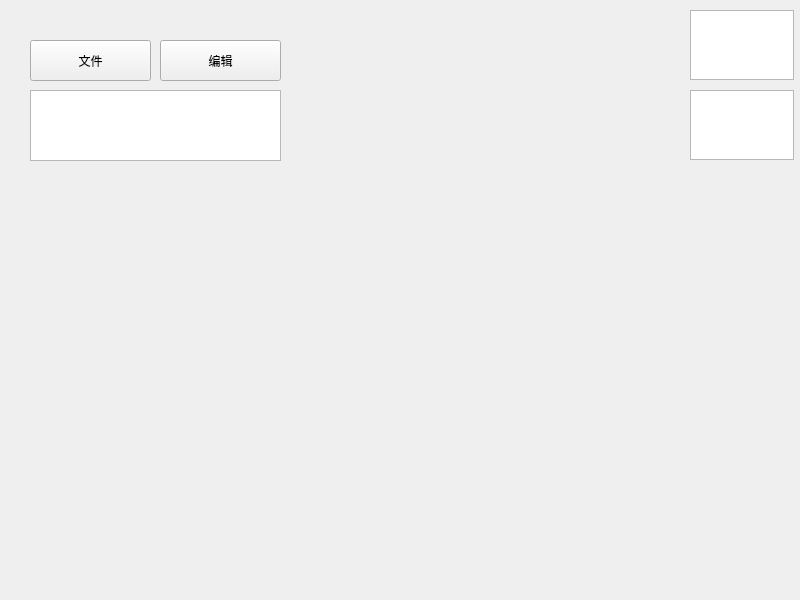
<?xml version="1.0" encoding="UTF-8"?>
<ui version="4.0">
 <class>Widget</class>
 <widget class="QWidget" name="Widget">
  <property name="geometry">
   <rect>
    <x>0</x>
    <y>0</y>
    <width>800</width>
    <height>600</height>
   </rect>
  </property>
  <property name="windowTitle">
   <string>Widget</string>
  </property>
  <widget class="QPushButton" name="pushButton">
   <property name="geometry">
    <rect>
     <x>30</x>
     <y>40</y>
     <width>121</width>
     <height>41</height>
    </rect>
   </property>
   <property name="text">
    <string>文件</string>
   </property>
  </widget>
  <widget class="QPushButton" name="pushButton_2">
   <property name="geometry">
    <rect>
     <x>160</x>
     <y>40</y>
     <width>121</width>
     <height>41</height>
    </rect>
   </property>
   <property name="text">
    <string>编辑</string>
   </property>
  </widget>
  <widget class="QTextEdit" name="textEdit">
   <property name="geometry">
    <rect>
     <x>30</x>
     <y>90</y>
     <width>251</width>
     <height>71</height>
    </rect>
   </property>
  </widget>
  <widget class="QPlainTextEdit" name="plainTextEdit">
   <property name="geometry">
    <rect>
     <x>690</x>
     <y>10</y>
     <width>104</width>
     <height>70</height>
    </rect>
   </property>
  </widget>
  <widget class="QPlainTextEdit" name="plainTextEdit_2">
   <property name="geometry">
    <rect>
     <x>690</x>
     <y>90</y>
     <width>104</width>
     <height>70</height>
    </rect>
   </property>
  </widget>
 </widget>
 <resources/>
 <connections/>
</ui>
